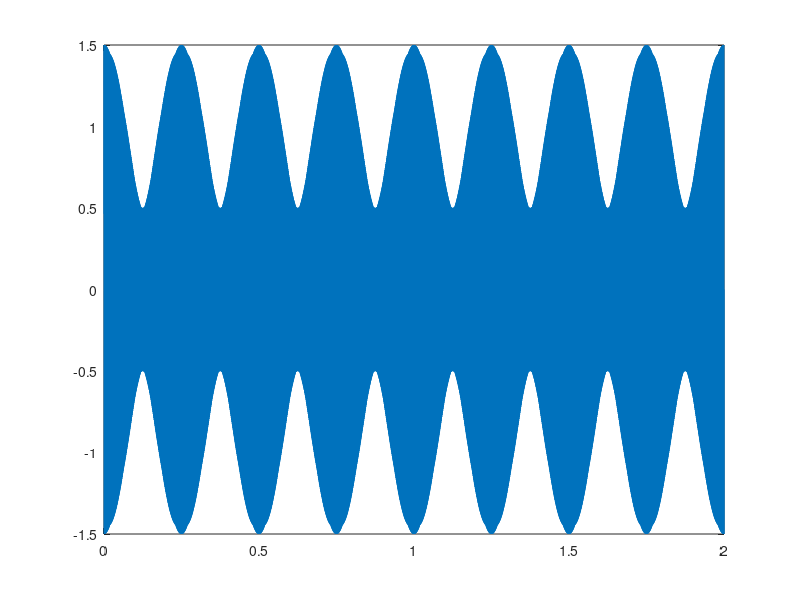

The MATLAB script that drew this image:
% For this exercise, the two sinewaves need to have the same duration.
% As above, we need a sample rate, and a time sequence.
f = 20000;
T= 1/f;
tmax= 2;
t = T : T : tmax;
% We will make two signals at two different frequencies.
% Each signal can have its own amplitude - basically we can multiply
% by any value we want. Obviously, if we multiply by 0, we will get no
% signal, and 0.5, we'll get 1/2 amplitude. 1 will be the original amplitude.
% In the example here, we have 4 Hz difference in frequencies, and the second signal
% is 1/2 the amplitude of the first.
freq1 = 1000;
freq2 = 1004;
amp1 = 1;
amp2 = 0.5;
% Make the two sinewaves
wave1 = sin(t*2*pi*freq1) * amp1;
wave2 = sin(t*2*pi*freq2) * amp2;
% Now add them together and plot the result
addwav = wave1 + wave2;
plot(t, addwav);
